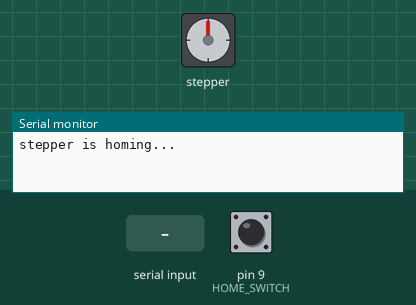
This sketch was run on a simulated Arduino Uno, built with avr-gcc and run on an emulated ATmega328P. Shown: stepper motor, the last lines printed to the serial monitor. Inputs (shaded band) come from the test bench; at power-on: pin 9 (HOME_SWITCH) HIGH. Stepper angles assume 200 steps per turn.

Above: at 0.1 s.
At 0.8 s:
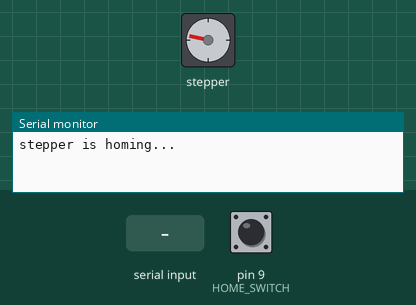
0.9 s: pin 9 (HOME_SWITCH) pulled LOW for 0.15 s
At 1.7 s:
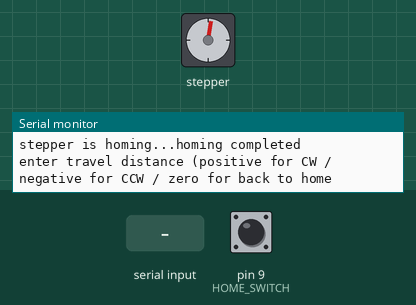
2.5 s: "90,45\n" received over Serial
Timing chart, 0 to 5.5 s (numbered marks = the images above; inputs shaded):
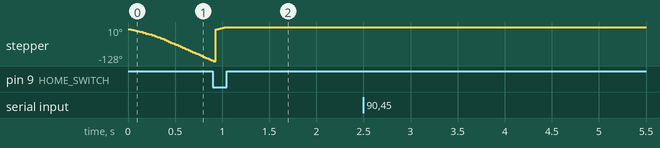

The sketch:

closed_loop_motor.ino
```cpp
#include <Wire.h>
#include <AccelStepper.h>

// AccelStepper setup
// simple 2 pin driver interface(PUL and DIR)
// arduino pin 2 connected to PUL pin of driver
// arduino pin 3 connected to DIR pin of driver
#define PUL_PIN 2
#define DIR_PIN 3
AccelStepper stepperX(AccelStepper::DRIVER, PUL_PIN, DIR_PIN);

// define the pins used
#define HOME_SWITCH 9 // pin 9 connected to home switch (MicroSwitch)

// stepper travel variables
long travelX; // used to store the x value entered in the serial monitor
int move_finished = 1; // used to check if move is completed
long initial_homing = -1; // used to home stepper at startup

void setup() {
  // put your setup code here, to run once:
  Serial.begin(9600);

  pinMode(HOME_SWITCH, INPUT_PULLUP);

  delay(5); // wait for driver to wake up

  // set max speed and acceleration of each stepper at startup for homing
  stepperX.setMaxSpeed(100.0); // set max speed of stepper; slower means better accuracy
  stepperX.setAcceleration(100.0); // set acceleration of stepper

  // start homing procedure of stepper motor at startup
  Serial.print("stepper is homing...");
  while (digitalRead(HOME_SWITCH)) { // make the stepper move CCW until the switch is activated
    stepperX.moveTo(initial_homing); // set the position to move to
    initial_homing--; // decrease by 1 for next move if needed
    stepperX.run(); // start moving the stepper
    delay(5);
  }

  stepperX.setCurrentPosition(0); // set the current position as zero for now
  stepperX.setMaxSpeed(100.0); // set max speed of stepper; slower means better accuracy
  stepperX.setAcceleration(100.0); // set acceleration of stepper
  initial_homing = 1;

  while (!digitalRead(HOME_SWITCH)) { // make the stepper move CW until the switch is deactivated
    stepperX.moveTo(initial_homing);
    stepperX.run();
    initial_homing++;
    delay(5);
  }

  stepperX.setCurrentPosition(0);
  Serial.println("homing completed");
  Serial.println("");
  stepperX.setMaxSpeed(1000.0); // set max speed of stepper; faster for regular movements
  stepperX.setAcceleration(1000.0); // set acceleration of stepper

  // print out instructions on serial monitor at start
  Serial.println("enter travel distance (positive for CW / negative for CCW / zero for back to home");
}

void loop() {
  // put your main code here, to run repeatedly:
  while (Serial.available() > 0) { // check if values are available in the serial buffer
    move_finished = 0; // set variable for checking move of the stepper

    travelX = Serial.parseInt(); // put numeric value from buffer into travelX variable
    if (travelX < 0 || travelX > 1350) { // make sure the value entered is not beyond home or max pos
      Serial.println("");
      Serial.println("Please enter value > 0 and <= 1350");
      Serial.println("");
    } else {
      Serial.print("Moving stepper into position: ");
      Serial.println(travelX);

      stepperX.moveTo(travelX); // set new move to position of stepper

      delay(1000); // wait for one second
    }
  }

  if (travelX >= 0 && travelX <= 1350) {
    // check if the stepper has reached the desired position
    if (stepperX.distanceToGo() != 0) {
      stepperX.run(); // move stepper into position
    }

    // if move is completed, then display message on serial monitor
    if (move_finished == 0 && stepperX.distanceToGo() == 0) {
      Serial.println("COMPLETED");
      Serial.println("");
      Serial.println("enter travel distance (positive for CW / negative for CCW / zero for back to home");
      move_finished = 1; // reset move variable
    }
  }
}
```
